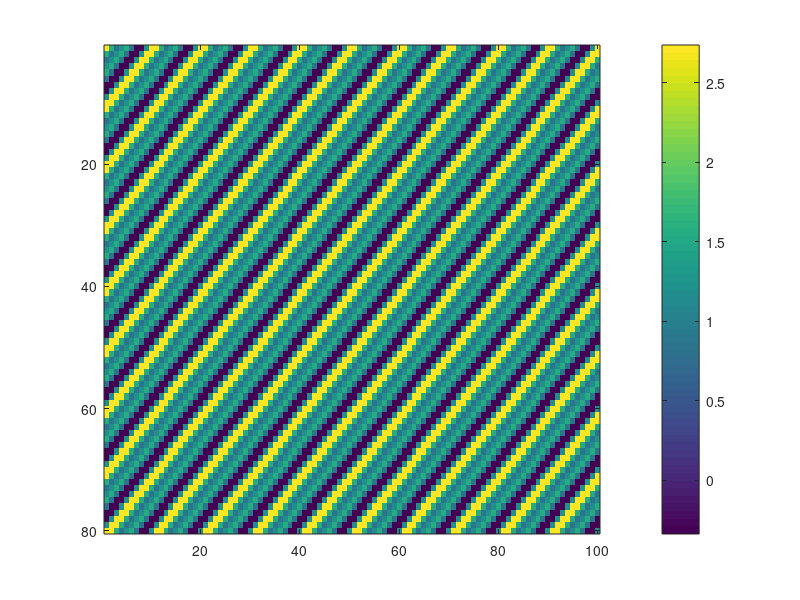
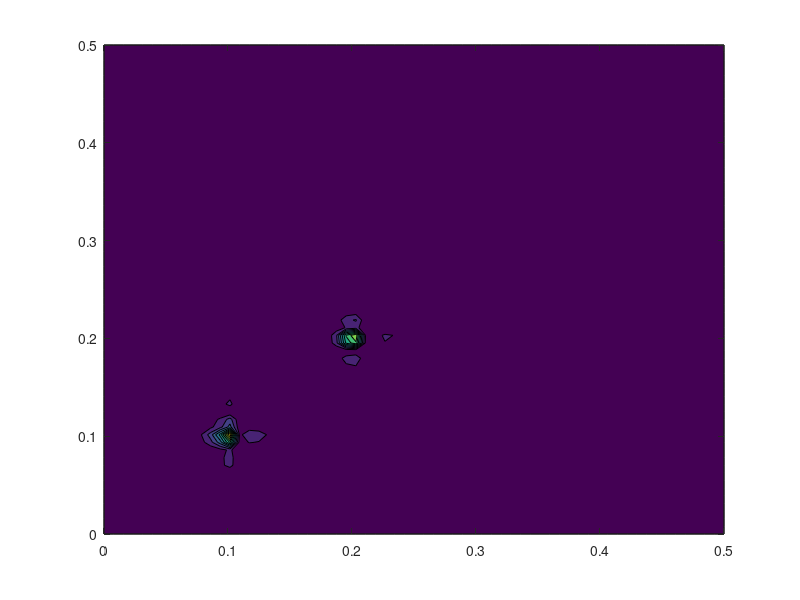

These charts were generated, in order, by the following MATLAB code:
vidHeight = 80; 
vidWidth = 100; 
% These are the wavevectors I want to find
k1 = 2*pi*0.1;
k2 = 2*pi*0.1; 
k3 = 2*pi*0.2;
k4 = 2*pi*0.2;
generatedOscillation = zeros(vidHeight, vidWidth);
for x = 1:vidWidth
    for y = 1:vidHeight
        % here i add a zero frequency component, which I later get rid of by
        % subtracting the average value of the image
        generatedOscillation(y,x) = generatedOscillation(y,x) + 1.2;
          % add one oscillation
          generatedOscillation(y,x) = generatedOscillation(y,x) + sin(k1*x + k2*y);
          % add another oscillation
          generatedOscillation(y,x) = generatedOscillation(y,x) + sin(k3*x + k4*y);
      end
  end
% show resulting image
figure
imagesc(generatedOscillation)
colorbar
% dft 2d
NFFTY = 2^nextpow2(vidHeight);
NFFTX = 2^nextpow2(vidWidth);
% 'detrend' data to eliminate zero frequency component
av = sum(generatedOscillation(:)) / length(generatedOscillation(:));
generatedOscillation = generatedOscillation - av;
% Find X and Y frequency spaces, assuming sampling rate of 1
samplingFreq = 1;
spatialFreqsX = samplingFreq/2*linspace(0,1,NFFTX/2+1);%linearly 65 points
spatialFreqsY = samplingFreq/2*linspace(0,1,NFFTY/2+1);
spectrum2D = fft2(generatedOscillation, NFFTY,NFFTX);
figure
contourf(spatialFreqsX, spatialFreqsY, abs(spectrum2D(1:NFFTY/2+1, 1:NFFTX/2+1)))